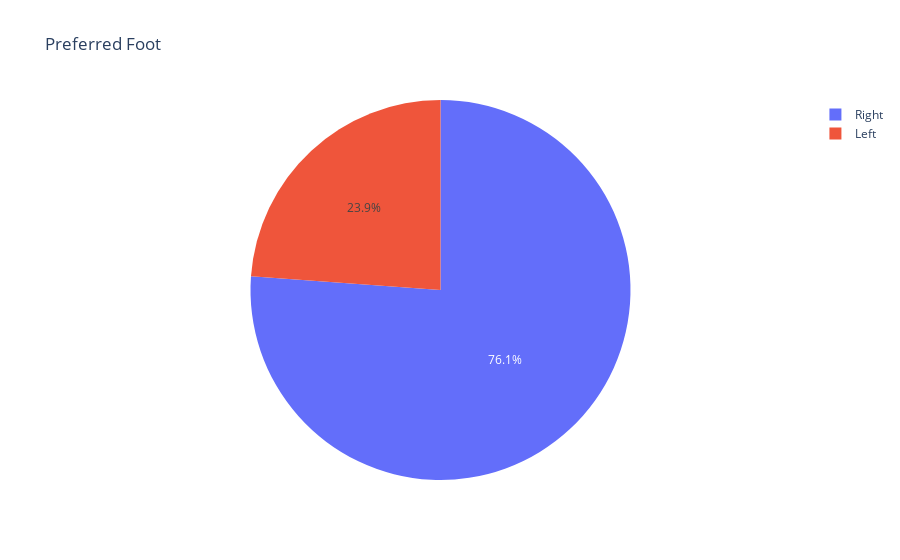

This figure's notebook cell:
### Code cell
import plotly.express as px
fig = px.pie(df, values=preferred_foot_values, names=preferred_foot_labels, title='Preferred Foot')
fig.show()

### Figure 1 — Plotly figure (JSON) as saved in the notebook; plotly's stock layout.template omitted (floating-point values rounded to 4 significant figures)
{"data": [{"domain": {"x": [0, 1], "y": [0, 1]}, "hovertemplate": "label=%{label}<br>value=%{value}<extra></extra>", "labels": ["Right", "Left"], "legendgroup": "", "name": "", "showlegend": true, "type": "pie", "values": [14470, 4532]}], "layout": {"legend": {"tracegroupgap": 0}, "title": {"text": "Preferred Foot"}}}
